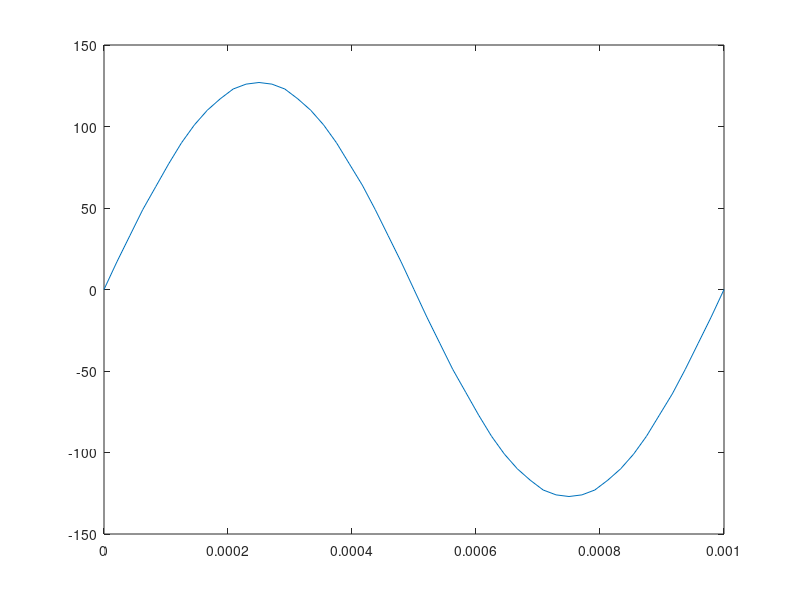

MATLAB code for this plot:
clear all;
clc;
close all;
%% sine generator frequency 
f=1000;
fs=48000;
t=0:1/fs:1/f; %time index
fs=48000; %48kHz sampling rate
x=int32(sin(2*pi*f*t)*(2^7 -1));
plot(t,x);

dlmwrite('sine_array.txt',x)